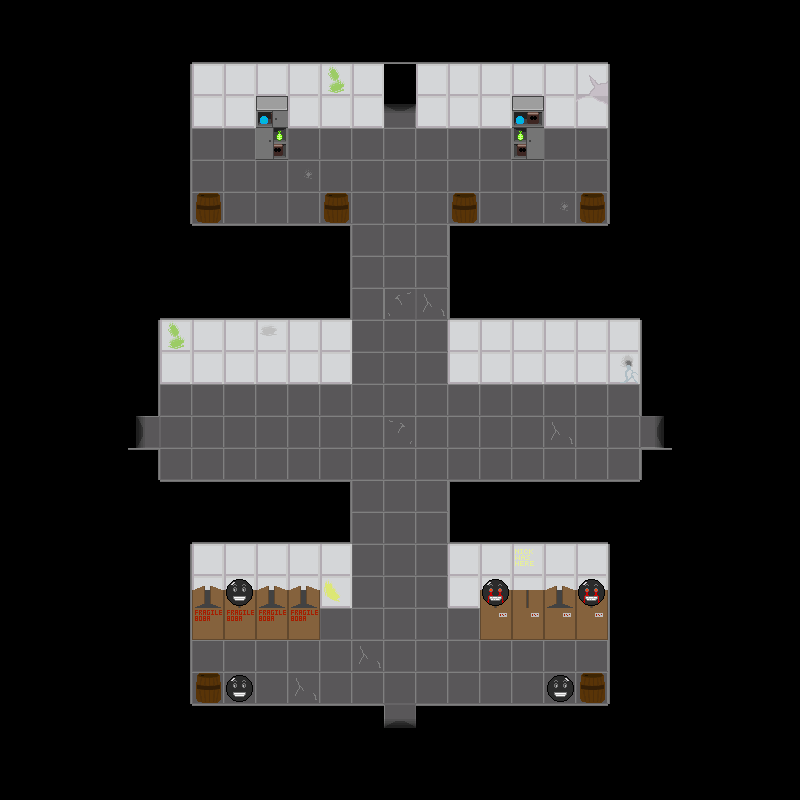

The image is a tile-based game level rendered from a .tmx file. Its description and source (layers, tilesets, objects; grid data summarised) follow:
An orthogonal 25x25 tile map with 32x32 px tiles, 5 tile layers (backgroundLayer, wallLayer, objectLayer, objectAboveLayer, ...), 2 tilesets and 4 objects.

<map version="1.2" tiledversion="1.2.3" orientation="orthogonal" renderorder="right-down" width="25" height="25" tilewidth="32" tileheight="32" infinite="0" nextlayerid="7" nextobjectid="5">
 <tileset firstgid="1" name="floor1tiles" tilewidth="32" tileheight="32" tilecount="81" columns="9">
  <image source="../../assets/Floor 1/Floors/f1spritesheet.png" width="288" height="288" />
  <tile id="21">
   <properties>
    <property name="door" value="down" />
   </properties>
  </tile>
  <tile id="22">
   <properties>
    <property name="door" value="left" />
   </properties>
  </tile>
  <tile id="23">
   <properties>
    <property name="door" value="right" />
   </properties>
  </tile>
  <tile id="24">
   <properties>
    <property name="door" value="up" />
   </properties>
  </tile>
 </tileset>
 <tileset firstgid="82" name="objects" tilewidth="32" tileheight="32" tilecount="20" columns="4">
  <image source="../../assets/Floor 1/Floors/objspritesheet.png" width="128" height="160" />
 </tileset>
 <layer id="1" name="backgroundLayer" width="25" height="25">
  <data>[625 cells, 625 non-empty, 9 distinct tile ids]</data>
 </layer>
 <layer id="2" name="wallLayer" width="25" height="25">
  <data>[625 cells, 189 non-empty, 17 distinct tile ids]</data>
 </layer>
 <layer id="3" name="objectLayer" width="25" height="25">
  <data>[625 cells, 18 non-empty, 6 distinct tile ids]</data>
 </layer>
 <layer id="4" name="objectAboveLayer" width="25" height="25">
  <data>[625 cells, 10 non-empty, 4 distinct tile ids]</data>
 </layer>
 <objectgroup id="6" name="doorLayer">
  <object id="1" gid="81" x="640" y="448" width="32" height="32">
   <properties>
    <property name="door" value="right" />
   </properties>
  </object>
  <object id="2" gid="81" x="128" y="448" width="32" height="32">
   <properties>
    <property name="door" value="left" />
   </properties>
  </object>
  <object id="3" gid="81" x="384" y="128" width="32" height="32">
   <properties>
    <property name="door" value="up" />
   </properties>
  </object>
  <object id="4" gid="81" x="384" y="736" width="32" height="32">
   <properties>
    <property name="door" value="down" />
   </properties>
  </object>
 </objectgroup>
 <layer id="5" name="aboveLayer" width="25" height="25">
  <data>[625 cells, 3 non-empty, 2 distinct tile ids]</data>
 </layer>
</map>
